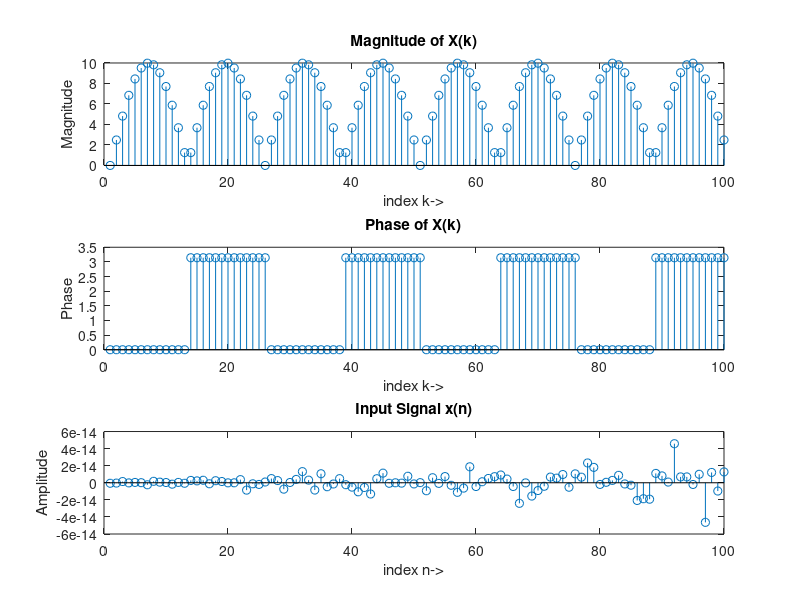

This chart was generated by the following MATLAB code:
%SINE WAVE IDFT
clear all
close all
clc
fs=100;
ts=1/fs;
t=0:ts:1-ts;
X=10*sin(2*pi*4*t);
N=length(X);
x=zeros(1,N);
j=sqrt(-1);
for k=0:1:N-1;
    for n=0:1:N-1;
        x(k+1)=x(k+1)+X(n+1)*exp(j*2*pi*n*k/N)/N;
    end
end
subplot(3,1,3);
stem(real(x)),title('Input Signal x(n)'),xlabel('index n->'),ylabel('Amplitude');
subplot(3,1,1);
stem(abs(X)),title('Magnitude of X(k)'),xlabel('index k->'),ylabel('Magnitude');
subplot(3,1,2);
stem(angle(X)),title('Phase of X(k)'),xlabel('index k->'),ylabel('Phase');
